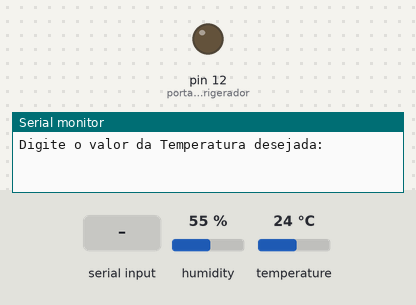
This sketch was run on a simulated Arduino Uno, built with avr-gcc and run on an emulated ATmega328P. Shown: output pins drawn as LEDs (lit = HIGH), the last lines printed to the serial monitor. The test bench sets the inputs (shaded band); at power-on: humidity 55 %, temperature 24 °C.

Above: at 1.2 s.
1.3 s: "5\n" received over Serial
At 3.6 s:
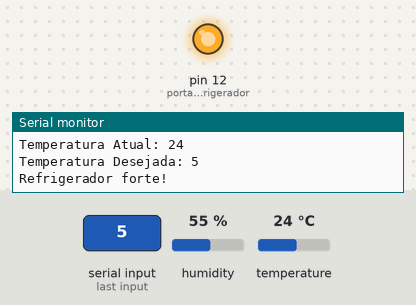
Timing chart, 0 to 5.1 s (numbered marks = the images above; inputs shaded):
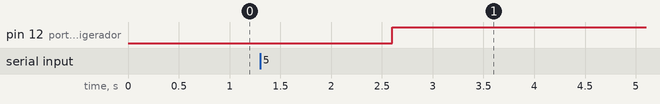

The sketch:

Algol.ino
```cpp
// Author: Rodrigo Carlos
// E-mail: rodrigo19962010@live.com
// Tema: Refrigeração com gasto reduzido de energia

#include <JeeLib.h>
#include <dht.h>
#define dht_dpin A1 //Pino DATA do Sensor ligado na porta Analogica A1

dht DHT; //Inicializa o sensor

unsigned long temperaturaAtual;
unsigned long temperaturaDesejada;

int portaDoRefrigerador = 12;

ISR(WDT_vect){
  Sleepy::watchdogEvent();
  // Cão de guarda
}
// Extremamente necessário para parar o LoseSomeTime.

void setup(){
  Serial.begin(9600);
  pinMode(portaDoRefrigerador, OUTPUT);
  temperaturaDesejada = 0;
}

void loop(){

  temperaturaAtual = 0;

  DHT.read11(dht_dpin); //Lê as informações do sensor

  temperaturaAtual = DHT.temperature;

  if(temperaturaDesejada==0){
    Serial.println("Digite o valor da Temperatura desejada: ");
  }

  while(temperaturaDesejada==0){

      if(Serial.available()){
        temperaturaDesejada = Serial.readString().toInt();
      }

  }

  Serial.print("Temperatura Atual: ");
  Serial.println(temperaturaAtual);

  delay(100);

  Serial.print("Temperatura Desejada: ");
  Serial.println(temperaturaDesejada);

  delay(100);

  if(temperaturaAtual>temperaturaDesejada){

      // Ventilador forte
      Serial.println("Refrigerador forte!");
      delay(100);
      digitalWrite(portaDoRefrigerador, HIGH);

  }
  else{

      // Ventilador desligado
      Serial.println("Refrigerador desligado!");
      delay(100);
      digitalWrite(portaDoRefrigerador, LOW);

  }

  Sleepy::loseSomeTime(2000);
  //delay(1000); Opção alternativa

}
```

Measured:
- after the input at 1.3 s, pin 12 (portaDoRefrigerador): LOW → HIGH after 1.3 s
